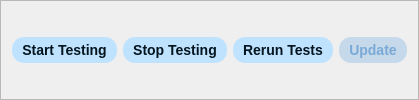
                        <widget class="QFrame" name="frame">
                         <property name="sizePolicy">
                          <sizepolicy hsizetype="Preferred" vsizetype="Fixed">
                           <horstretch>0</horstretch>
                           <verstretch>0</verstretch>
                          </sizepolicy>
                         </property>
                         <property name="maximumSize">
                          <size>
                           <width>850</width>
                           <height>16777215</height>
                          </size>
                         </property>
                         <property name="styleSheet">
                          <string notr="true">QPushButton {
    background-color: rgb(191, 227, 254); /* Default background color */
    color: #05151f; /* Default text color */
    border: none;
    border-radius: 12px; /* Rounded corners */
    padding: 5px 10px; /* More padding for a modern look */
    font-size: 14px;
    font-weight: bold;
}

QPushButton:hover {
    background-color: #0b6999; /* Hover background color */
    color: rgb(191, 227, 254);
    border-radius: 12px;
}

QPushButton:pressed {
    background-color: #094f73; /* Darker blue for pressed state */
}

QPushButton:disabled {
    background-color: #c6d9eb; /* Lighter greyed-out background */
    color: #7aa9d6; /* Dimmed text color */
    border: none;
    opacity: 0.6;
}</string>
                         </property>
                         <property name="frameShape">
                          <enum>QFrame::Shape::StyledPanel</enum>
                         </property>
                         <property name="frameShadow">
                          <enum>QFrame::Shadow::Raised</enum>
                         </property>
                         <layout class="QHBoxLayout" name="horizontalLayout_6">
                          <item>
                           <widget class="QPushButton" name="startTesting">
                            <property name="enabled">
                             <bool>true</bool>
                            </property>
                            <property name="maximumSize">
                             <size>
                              <width>150</width>
                              <height>16777215</height>
                             </size>
                            </property>
                            <property name="palette">
                             <palette>
                              <active>
                               <colorrole role="WindowText">
                                <brush brushstyle="SolidPattern">
                                 <color alpha="255">
                                  <red>5</red>
                                  <green>21</green>
                                  <blue>31</blue>
                                 </color>
                                </brush>
                               </colorrole>
                               <colorrole role="Button">
                                <brush brushstyle="SolidPattern">
                                 <color alpha="255">
                                  <red>191</red>
                                  <green>227</green>
                                  <blue>254</blue>
                                 </color>
                                </brush>
                               </colorrole>
                               <colorrole role="Text">
                                <brush brushstyle="SolidPattern">
                                 <color alpha="255">
                                  <red>5</red>
                                  <green>21</green>
                                  <blue>31</blue>
                                 </color>
                                </brush>
                               </colorrole>
                               <colorrole role="ButtonText">
                                <brush brushstyle="SolidPattern">
                                 <color alpha="255">
                                  <red>5</red>
                                  <green>21</green>
                                  <blue>31</blue>
                                 </color>
                                </brush>
                               </colorrole>
                               <colorrole role="Base">
                                <brush brushstyle="SolidPattern">
                                 <color alpha="255">
                                  <red>191</red>
                                  <green>227</green>
                                  <blue>254</blue>
                                 </color>
                                </brush>
                               </colorrole>
                               <colorrole role="Window">
                                <brush brushstyle="SolidPattern">
                                 <color alpha="255">
                                  <red>191</red>
                                  <green>227</green>
                                  <blue>254</blue>
                                 </color>
                                </brush>
                               </colorrole>
                               <colorrole role="PlaceholderText">
                                <brush brushstyle="SolidPattern">
                                 <color alpha="128">
                                  <red>5</red>
                                  <green>21</green>
                                  <blue>31</blue>
                                 </color>
                                </brush>
                               </colorrole>
                              </active>
                              <inactive>
                               <colorrole role="WindowText">
                                <brush brushstyle="SolidPattern">
                                 <color alpha="255">
                                  <red>5</red>
                                  <green>21</green>
                                  <blue>31</blue>
                                 </color>
                                </brush>
                               </colorrole>
                               <colorrole role="Button">
                                <brush brushstyle="SolidPattern">
                                 <color alpha="255">
                                  <red>191</red>
                                  <green>227</green>
                                  <blue>254</blue>
                                 </color>
                                </brush>
                               </colorrole>
                               <colorrole role="Text">
                                <brush brushstyle="SolidPattern">
                                 <color alpha="255">
                                  <red>5</red>
                                  <green>21</green>
                                  <blue>31</blue>
                                 </color>
                                </brush>
                               </colorrole>
                               <colorrole role="ButtonText">
                                <brush brushstyle="SolidPattern">
                                 <color alpha="255">
                                  <red>5</red>
                                  <green>21</green>
                                  <blue>31</blue>
                                 </color>
                                </brush>
                               </colorrole>
                               <colorrole role="Base">
                                <brush brushstyle="SolidPattern">
                                 <color alpha="255">
                                  <red>191</red>
                                  <green>227</green>
                                  <blue>254</blue>
                                 </color>
                                </brush>
                               </colorrole>
                               <colorrole role="Window">
                                <brush brushstyle="SolidPattern">
                                 <color alpha="255">
                                  <red>191</red>
                                  <green>227</green>
                                  <blue>254</blue>
                                 </color>
                                </brush>
                               </colorrole>
                               <colorrole role="PlaceholderText">
                                <brush brushstyle="SolidPattern">
                                 <color alpha="128">
                                  <red>5</red>
                                  <green>21</green>
                                  <blue>31</blue>
                                 </color>
                                </brush>
                               </colorrole>
                              </inactive>
                              <disabled>
                               <colorrole role="WindowText">
                                <brush brushstyle="SolidPattern">
                                 <color alpha="255">
                                  <red>5</red>
                                  <green>21</green>
                                  <blue>31</blue>
                                 </color>
                                </brush>
                               </colorrole>
                               <colorrole role="Button">
                                <brush brushstyle="SolidPattern">
                                 <color alpha="255">
                                  <red>198</red>
                                  <green>217</green>
                                  <blue>235</blue>
                                 </color>
                                </brush>
                               </colorrole>
                               <colorrole role="Text">
                                <brush brushstyle="SolidPattern">
                                 <color alpha="255">
                                  <red>5</red>
                                  <green>21</green>
                                  <blue>31</blue>
                                 </color>
                                </brush>
                               </colorrole>
                               <colorrole role="ButtonText">
                                <brush brushstyle="SolidPattern">
                                 <color alpha="92">
                                  <red>0</red>
                                  <green>0</green>
                                  <blue>0</blue>
                                 </color>
                                </brush>
                               </colorrole>
                               <colorrole role="Base">
                                <brush brushstyle="SolidPattern">
                                 <color alpha="255">
                                  <red>198</red>
                                  <green>217</green>
                                  <blue>235</blue>
                                 </color>
                                </brush>
                               </colorrole>
                               <colorrole role="Window">
                                <brush brushstyle="SolidPattern">
                                 <color alpha="255">
                                  <red>198</red>
                                  <green>217</green>
                                  <blue>235</blue>
                                 </color>
                                </brush>
                               </colorrole>
                               <colorrole role="PlaceholderText">
                                <brush brushstyle="SolidPattern">
                                 <color alpha="128">
                                  <red>5</red>
                                  <green>21</green>
                                  <blue>31</blue>
                                 </color>
                                </brush>
                               </colorrole>
                              </disabled>
                             </palette>
                            </property>
                            <property name="toolTip">
                             <string>Start Testing</string>
                            </property>
                            <property name="styleSheet">
                             <string notr="true"/>
                            </property>
                            <property name="text">
                             <string>Start Testing</string>
                            </property>
                            <property name="icon">
                             <iconset resource="../icons/icon.qrc">
                              <normaloff>:/Icons/cil-media-play.png</normaloff>:/Icons/cil-media-play.png</iconset>
                            </property>
                           </widget>
                          </item>
                          <item>
                           <widget class="QPushButton" name="stopTesting">
                            <property name="enabled">
                             <bool>true</bool>
                            </property>
                            <property name="maximumSize">
                             <size>
                              <width>150</width>
                              <height>16777215</height>
                             </size>
                            </property>
                            <property name="toolTip">
                             <string>Stop Testing</string>
                            </property>
                            <property name="text">
                             <string>Stop Testing</string>
                            </property>
                            <property name="icon">
                             <iconset resource="../icons/icon.qrc">
                              <normaloff>:/Icons/cil-media-stop.png</normaloff>:/Icons/cil-media-stop.png</iconset>
                            </property>
                           </widget>
                          </item>
                          <item>
                           <widget class="QPushButton" name="rerunTesting">
                            <property name="enabled">
                             <bool>true</bool>
                            </property>
                            <property name="maximumSize">
                             <size>
                              <width>150</width>
                              <height>16777215</height>
                             </size>
                            </property>
                            <property name="toolTip">
                             <string>Rerun all test cases</string>
                            </property>
                            <property name="text">
                             <string>Rerun Tests</string>
                            </property>
                            <property name="icon">
                             <iconset resource="../icons/icon.qrc">
                              <normaloff>:/Icons/cil-reload.png</normaloff>:/Icons/cil-reload.png</iconset>
                            </property>
                           </widget>
                          </item>
                          <item>
                           <widget class="QPushButton" name="updateTestCase">
                            <property name="enabled">
                             <bool>false</bool>
                            </property>
                            <property name="maximumSize">
                             <size>
                              <width>150</width>
                              <height>16777215</height>
                             </size>
                            </property>
                            <property name="toolTip">
                             <string>Update Failed test cases</string>
                            </property>
                            <property name="text">
                             <string>Update</string>
                            </property>
                           </widget>
                          </item>
                         </layout>
                        </widget>
